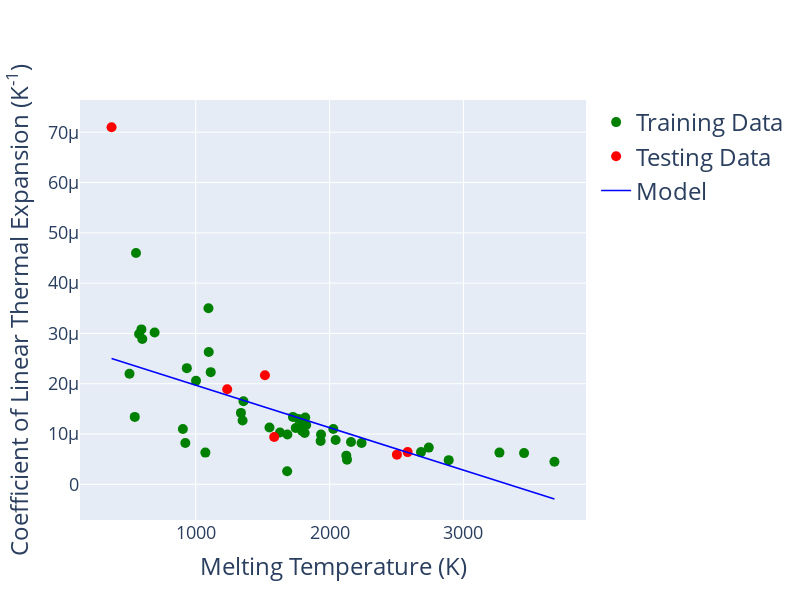

This figure's notebook cell:
### Code cell
predictions = regression(melt_train, melt_test, coefTE_train, coefTE_test)

plot(melt_train, melt_test, coefTE_train, coefTE_test, "Melting Temperature (K)", "Coefficient of Linear Thermal Expansion (K<sup>-1</sup>)", predictions)

### Figure 1 — Plotly figure (JSON) as saved in the notebook; plotly's stock layout.template omitted (floating-point values rounded to 4 significant figures)
{"data": [{"marker": {"color": "green", "size": 10}, "mode": "markers", "name": "Training Data", "type": "scatter", "x": [1685, 3453, 933.5, 2125, 1818, 2028, 1002, 1933, 600.6, 1768, 692.7, 1551, 1683, 2130, 1629, 1802, 1095, 1795, 922, 2160, 3680, 2890, 2045, 3269, 553.7, 505.1, 1936, 1112, 1747, 576.6, 1814, 1825, 903.9, 1726, 2239, 1072, 594.1, 544.5, 1350, 2683, 1357.0, 1808, 2741, 1338.0, 1097], "y": [9.9e-06, 6.2e-06, 2.31e-05, 5.7e-06, 1.33e-05, 1.1e-05, 2.06e-05, 8.6e-06, 2.89e-05, 1.3e-05, 3.02e-05, 1.13e-05, 2.6e-06, 4.9e-06, 1.03e-05, 1.22e-05, 3.5e-05, 1.06e-05, 8.2e-06, 8.4e-06, 4.5e-06, 4.8e-06, 8.8e-06, 6.3e-06, 4.6e-05, 2.2e-05, 9.9e-06, 2.23e-05, 1.12e-05, 2.99e-05, 1.02e-05, 1.18e-05, 1.1e-05, 1.34e-05, 8.2e-06, 6.3e-06, 3.08e-05, 1.34e-05, 1.27e-05, 6.4e-06, 1.65e-05, 1.18e-05, 7.3e-06, 1.42e-05, 2.63e-05]}, {"marker": {"color": "red", "size": 10}, "mode": "markers", "name": "Testing Data", "type": "scatter", "x": [371.0, 1586, 2503, 1517, 1235.0, 2583], "y": [7.1e-05, 9.4e-06, 5.9e-06, 2.17e-05, 1.89e-05, 6.4e-06]}, {"line": {"color": "blue", "width": 1.5}, "mode": "lines", "name": "Model", "type": "scatter", "x": [1685, 3453, 933.5, 2125, 1818, 2028, 1002, 1933, 600.6, 1768, 692.7, 1551, 1683, 2130, 1629, 1802, 1095, 1795, 922, 2160, 3680, 2890, 2045, 3269, 553.7, 505.1, 1936, 1112, 1747, 576.6, 1814, 1825, 903.9, 1726, 2239, 1072, 594.1, 544.5, 1350, 2683, 1357.0, 1808, 2741, 1338.0, 1097, 371.0, 1586, 2503, 1517, 1235.0, 2583], "y": [1.392e-05, -1.006e-06, 2.026e-05, 1.02e-05, 1.28e-05, 1.102e-05, 1.969e-05, 1.183e-05, 2.307e-05, 1.322e-05, 2.23e-05, 1.505e-05, 1.394e-05, 1.016e-05, 1.439e-05, 1.293e-05, 1.89e-05, 1.299e-05, 2.036e-05, 9.909e-06, -2.923e-06, 3.747e-06, 1.088e-05, 5.47e-07, 2.347e-05, 2.388e-05, 1.18e-05, 1.876e-05, 1.34e-05, 2.328e-05, 1.283e-05, 1.274e-05, 2.051e-05, 1.357e-05, 9.243e-06, 1.909e-05, 2.313e-05, 2.355e-05, 1.675e-05, 5.494e-06, 1.669e-05, 1.288e-05, 5.005e-06, 1.685e-05, 1.888e-05, 2.501e-05, 1.476e-05, 7.014e-06, 1.534e-05, 1.772e-05, 6.338e-06]}], "layout": {"height": 600, "hovermode": "closest", "legend": {"font": {"size": 24}}, "showlegend": true, "width": 800, "xaxis": {"gridwidth": 1, "tickfont": {"size": 18}, "title": {"font": {"size": 24}, "text": "Melting Temperature (K)"}, "zeroline": false}, "yaxis": {"gridwidth": 1, "tickfont": {"size": 18}, "title": {"font": {"size": 24}, "text": "Coefficient of Linear Thermal Expansion (K<sup>-1</sup>)"}, "zeroline": false}}}
